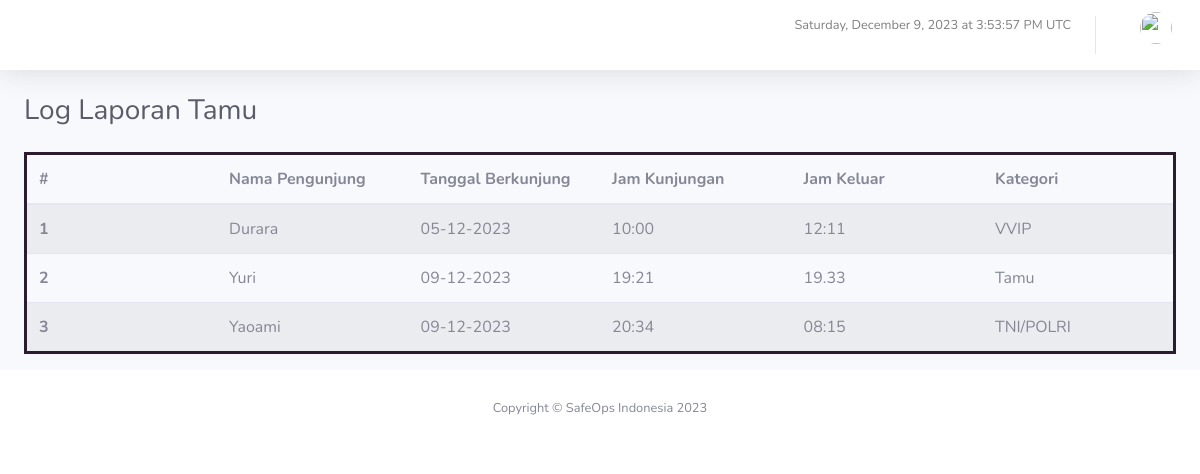
Page /index.php/visitor/unduhvisitor on the committed database.
### tables this page shows
CREATE TABLE `visitor` (
  `id` int(11) NOT NULL,
  `nopeg` char(6) NOT NULL,
  `nama` varchar(128) NOT NULL,
  `tanggal` int(11) NOT NULL,
  `pengunjung` varchar(128) NOT NULL,
  `jam_masuk` varchar(11) NOT NULL,
  `jam_keluar` varchar(11) DEFAULT NULL,
  `status` varchar(64) NOT NULL,
  `kategori` varchar(64) NOT NULL
);

### application/controllers/Visitor.php (called while the page is built, shortened)
<?php
class Visitor extends CI_Controller
{
    public function unduhvisitor()
    {
        $data['judul'] = "Log Laporan Tamu";
        $data['user'] = $this->db->get_where('user', ['email' => $this->session->userdata('email')])->row_array();
        $data['masuk'] = $this->db->get_where('visitor', ['status' => 'Belum keluar'])->result_array();
        $data['keluar'] = $this->db->get_where('visitor', ['status' => 'Sudah keluar'])->result_array();
        $this->form_validation->set_rules('pengunjung', 'visitor', 'required');
        $this->form_validation->set_rules('tanggal', 'visitor', 'required');
        $data['visitor_id'] = $this->input->get('id') ?: $this->input->post('id');
        if ($this->form_validation->run() == false) {
            $this->load->view('templates/header', $data);
            $this->load->view('templates/topbar', $data);
            $this->load->view('visitor/unduhvisitor', $data);
            $this->load->view('templates/footer', $data);
        }
    }
}

### index.php (called while the page is built, shortened)
<?php
require_once BASEPATH.'core/CodeIgniter.php';

### application/views/visitor/unduhvisitor.php (the view, shortened to what this page needs)
<div class="container-fluid">
    <h1 class="h3 mb-4 text-gray-800"><?= $judul; ?></h1>
    <div class="row">
        <div class="col-lg-12">
            <table class="table table-hover table-striped" style="border: 3px solid #2B1C2F;">
                <thead>
                    <tr>
                        <th scope="col">#</th>
                        <th scope="col" style="width: 16.666%;">Nama Pengunjung</th>
                        <th scope="col" style="width: 16.666%;">Tanggal Berkunjung</th>
                        <th scope="col" style="width: 16.666%;">Jam Kunjungan</th>
                        <th scope="col" style="width: 16.666%;">Jam Keluar</th>
                        <th scope="col" style="width: 16.666%;">Kategori</th>
                    </tr>
                </thead>
                <tbody>
                    <?php $i = 1; ?>
                    <?php foreach ($keluar as $k) : ?>
                        <tr>
                            <th scope="row"><?= $i; ?></th>
                            <td style="width: 16.666%;"><?= $k['pengunjung']; ?></td>
                            <td style="width: 16.666%;"><?= date('d-m-Y', strtotime($k['tanggal'])); ?></td>
                            <td style="width: 16.666%;"><?= $k['jam_masuk']; ?></td>
                            <td style="width: 16.666%;"> <?= $k['jam_keluar'] ?></td>
                            <td style="width: 16.666%;"><?= $k['kategori']; ?></td>
                        </tr>
                        <?php $i++; ?>
                    <?php endforeach; ?>
                </tbody>
            </table>
        </div>
    </div>
</div>

### application/views/templates/header.php (shortened to what this page needs)
<!DOCTYPE html>
<html lang="en">
<head>
    <link href="<?= base_url('assets/'); ?>vendor/fontawesome-free/css/all.min.css" rel="stylesheet" type="text/css">
    <link rel="stylesheet" href="https://cdnjs.cloudflare.com/ajax/libs/font-awesome/6.2.0/css/all.min.css">
    <link rel="stylesheet" href="https://stackpath.bootstrapcdn.com/bootstrap/4.3.1/css/bootstrap.min.css">
    <link href="<?= base_url('assets/'); ?>css/sb-admin-2.min.css" rel="stylesheet">
</head>
<body id="page-top">
    <div id="wrapper">

### application/views/templates/topbar.php (shortened to what this page needs)
<div id="content-wrapper" class="d-flex flex-column">
    <div id="content">
        <nav class="navbar navbar-expand navbar-light bg-white topbar mb-4 static-top shadow">
            <ul class="navbar-nav ml-auto">
            <span id="liveDateTime" class="nav-link small"></span>
                <li class="nav-item dropdown no-arrow">
                    <a class="nav-link dropdown-toggle" href="#" id="userDropdown" role="button" data-toggle="dropdown" aria-haspopup="true" aria-expanded="false">
                        <img class="img-profile rounded-circle" src="<?= base_url('assets/img/profile/') . $user['photo_profile']; ?>">
                    </a>
                </li>
            </ul>
        </nav>

### application/views/templates/footer.php (shortened to what this page needs)
<footer class="sticky-footer bg-white">
    <div class="container my-auto">
        <div class="copyright text-center my-auto">
            <span>Copyright &copy; SafeOps Indonesia <?= date('Y') ?></span>
        </div>
    </div>
</footer>
</div>
</div>
</body>
</html>

### application/views/templates/header.php (style rules this page uses)
.nav-item { margin-top: -15px; }

### rows in the picture
visitor: pengunjung "Durara", tanggal "05-12-2023", jam_masuk "10:00", jam_keluar "12:11", kategori "VVIP"
visitor: pengunjung "Yuri", tanggal "09-12-2023", jam_masuk "19:21", jam_keluar "19.33", kategori "Tamu"
visitor: pengunjung "Yaoami", tanggal "09-12-2023", jam_masuk "20:34", jam_keluar "08:15", kategori "TNI/POLRI"

### other values in the picture
$judul "Log Laporan Tamu"
